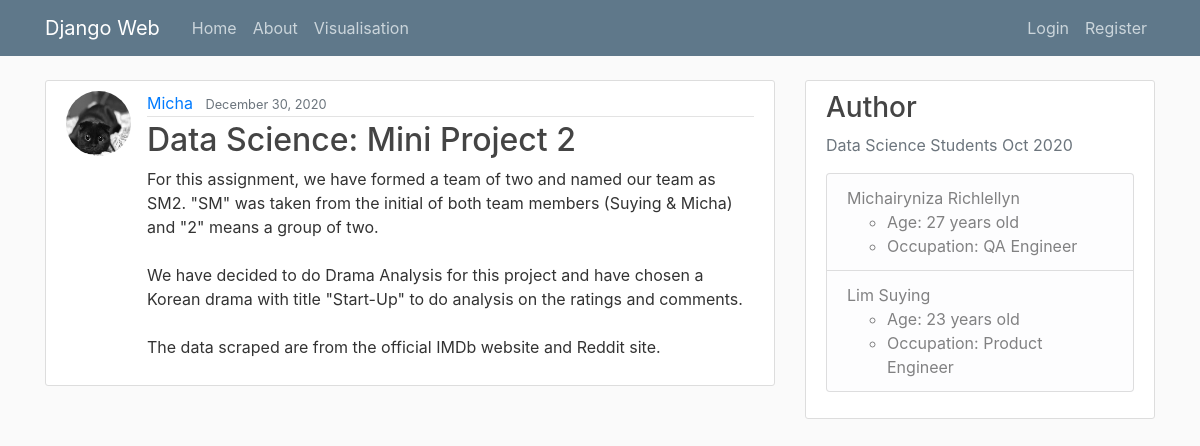
Page /post/6/ on the committed database.
### blog/models.py (models this page shows, shortened)
class Post(models.Model):
    title = models.CharField(max_length=100)
    content = models.TextField()
    date_posted = models.DateTimeField(default=timezone.now)
    author = models.ForeignKey(User, on_delete=models.CASCADE)

### users/models.py (models this page shows, shortened)
class Profile(models.Model):
    user = models.OneToOneField(User, on_delete=models.CASCADE)
    image = models.ImageField(default='default.jpg', upload_to='profile_pics')

### blog/views.py (the view)
# urls.py: path('post/<int:pk>/', PostDetailView.as_view(), name='post-detail'),
class PostDetailView(DetailView):
    model = Post

### blog/templates/blog/post_detail.html (shortened to what this page needs)
{% extends "blog/base.html" %} {% block content %}
<article class="media content-section">
    <img class="rounded-circle article-img" src="{{ object.author.profile.image.url }}">
    <div class="media-body">
        <div class="article-metadata">
            <a class="mr-2" href="{% url 'user-posts' object.author.username %}">{{ object.author }}</a>
            <small class="text-muted">{{ object.date_posted|date:"F d, Y" }}</small>
        </div>
        <h2 class="article-title">{{ object.title }}</h2>
        <p class="article-content">{{ object.content }}</p>
    </div>
</article>
{% endblock content %}

### blog/static/blog/main.css (style rules this page uses)
body { background: #fafafa; color: #333333; margin-top: 5rem; }
h1, h2, h3, h4, h5, h6 { color: #444444; }
.content-section { background: #ffffff; padding: 10px 20px; border: 1px solid #dddddd; border-radius: 3px; margin-bottom: 20px; }
.article-title { color: #444444; }
.article-content { white-space: pre-line; }
.article-img { height: 65px; width: 65px; margin-right: 16px; }
.article-metadata { padding-bottom: 1px; margin-bottom: 4px; border-bottom: 1px solid #e3e3e3 }

### rows in the picture
Post: author.profile.image (picture), author "Micha", date_posted "December 30, 2020", title "Data Science: Mini Project 2", content "For this assignment, we have formed a team of two and named our team as SM2. \"SM\" was taken from the initial of both team members (Suying & Micha) and \"2\" means a group of two. We have decided to do Drama Analysis for this project and have chosen a Korean drama with title \"Start-Up\" to do analysis on the ratings and comments. The data scraped are from the official IMDb website and Reddit site."
